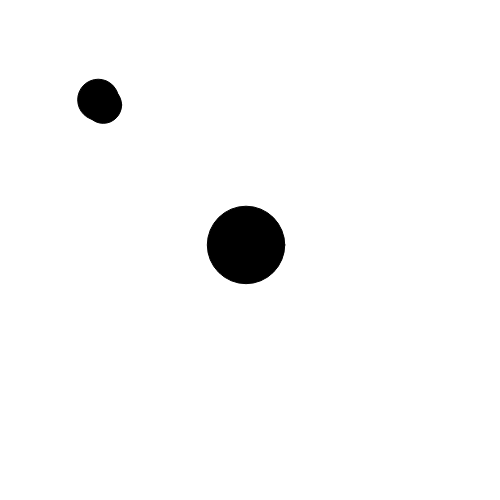
Frame 1 (no input)
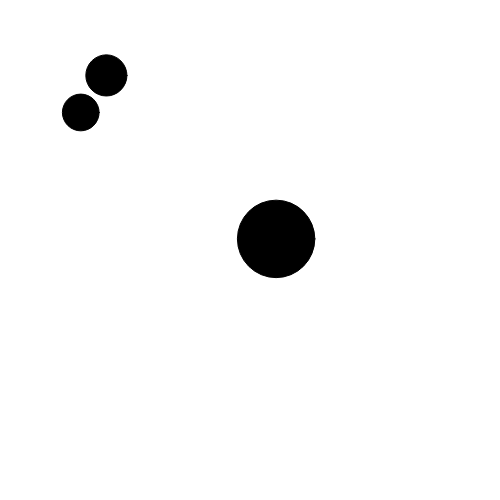
Frame 60 (no input)
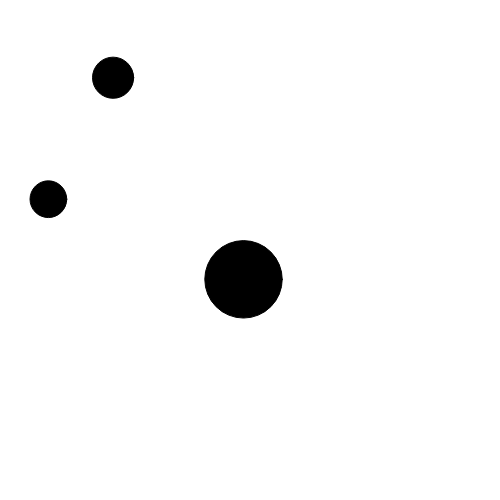
Frame 120 (the mouse pressed at the canvas centre since frame 60)

The p5.js sketch that drew these frames (run headless with seeded random() and noise() and a simulated clock; from frame 60 on, the mouse is pressed at the canvas centre):

// p5.js sketch
// ── sketch.js
var fly;
var fly2;
var fly3;

function setup() {
  createCanvas(500, 500);
  fly = new Bug(width / 2, height / 2, 50, 50);
  fly2 = new Bug(100, 100, 50, 50);
  fly.setDiameter(random(10, 100));
  fly2.setDiameter(random(10, 100));
   fly3 = new Bug(100, 100, 50, 50);
  fly3.setDiameter(random(10, 100));
  
}

function draw() {
  background(255);
  fly.update();
  fly.draw();
  fly2.update();
  fly2.draw();
  fly3.update();
  fly3.draw();
}

//making a constructor for objects Capitalize
function Bug(startX, startY, sizeX, sizeY) {
  //adding properties
  this.x = startX; //'this' means that the properties and methods will be local to this object
  this.y = startY;
  this.w = sizeY;
  this.h = sizeY;
  this.speed = random(2, 10);
  //adding methods

  this.draw = function() {
    fill(0);
    ellipse(this.x, this.y, this.w, this.h);
  }

  this.update = function() {
    this.x += random(-this.speed, this.speed);
    this.y += random(-this.speed, this.speed);
  }
  this.setDiameter = function(d) {
    this.w = d;
    this.h = d;
  }

}
